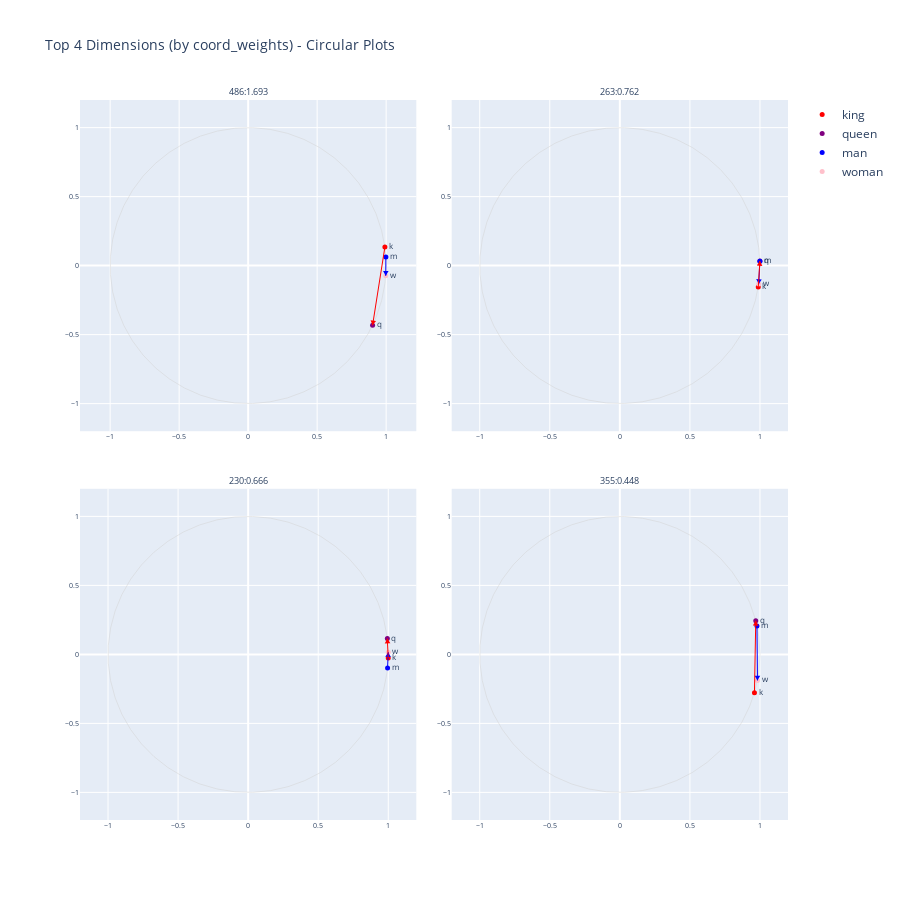

Here is the notebook cell this chart was saved with:
### Code cell
# Plot top k dimensions (by coord_weights) in a square grid

# Choose k as a perfect square (e.g., 9 = 3x3, 16 = 4x4, 25 = 5x5)
k = 4
grid_size = int(math.sqrt(k))

# Get top k dimensions sorted by coord_weights
coord_weights_cpu = T.coord_weights.detach().cpu().numpy()
top_k_indices = np.argsort(coord_weights_cpu)[-k:][::-1]  # descending order

words = ['king', 'queen', 'man', 'woman']
colors = {'king': 'red', 'queen': 'purple', 'man': 'blue', 'woman': 'pink'}

# Create subplots with shorter titles (dimension index and weight)
fig = make_subplots(
    rows=grid_size, cols=grid_size,
    subplot_titles=[f'{idx}:{coord_weights_cpu[idx]:.3f}' for idx in top_k_indices],  # Dim:weight format
    specs=[[{'type': 'scatter'} for _ in range(grid_size)] for _ in range(grid_size)],
    horizontal_spacing=0.05,
    vertical_spacing=0.08
)

# For each top dimension
for plot_idx, dim_idx in enumerate(top_k_indices):
    row = plot_idx // grid_size + 1
    col = plot_idx % grid_size + 1
    
    # Get values for this dimension
    values = {}
    for word in words:
        vec = T.word2ivec[word] if word in T.word2ivec else r.word2ivec[word]
        values[word] = vec[dim_idx].item()
    
    # Map to angles: angle = π * (value + 1)
    angles = {word: np.pi * val for word, val in values.items()}
    x_coords = {word: np.cos(angle) for word, angle in angles.items()}
    y_coords = {word: np.sin(angle) for word, angle in angles.items()}
    
    # Draw circle outline
    theta_circle = np.linspace(0, 2*np.pi, 50)
    x_circle = np.cos(theta_circle)
    y_circle = np.sin(theta_circle)
    fig.add_trace(
        go.Scatter(x=x_circle, y=y_circle, mode='lines',
                  line=dict(color='lightgray', width=0.5), showlegend=False),
        row=row, col=col
    )
    
    # Plot each word
    for word in words:
        fig.add_trace(
            go.Scatter(
                x=[x_coords[word]], y=[y_coords[word]],
                mode='markers+text',
                marker=dict(size=5, color=colors[word]),  # Smaller markers
                text=[word[0]],  # Just first letter to save space
                textposition='middle right',
                textfont=dict(size=8),  # Smaller text
                name=word if plot_idx == 0 else '',  # Only show legend for first subplot
                showlegend=(plot_idx == 0),
                hovertemplate=f'{word}<br>Dim {dim_idx}<br>Value: {values[word]:.4f}<extra></extra>'
            ),
            row=row, col=col
        )
    
    # Draw vectors: man->woman and king->queen as lines with arrowheads
    # Calculate arrow direction for proper arrowhead placement
    def add_arrow(fig, x0, y0, x1, y1, color, row, col):
        # Draw line (thinner)
        fig.add_trace(
            go.Scatter(
                x=[x0, x1], y=[y0, y1],
                mode='lines',
                line=dict(color=color, width=1),  # Thinner line
                showlegend=False,
                hoverinfo='skip'
            ),
            row=row, col=col
        )
        # Add arrowhead as a small triangle at the end (smaller)
        # Calculate angle
        angle = np.arctan2(y1 - y0, x1 - x0)
        arrow_size = 0.04  # Smaller arrowhead
        # Arrowhead triangle points
        arrow_x = [x1, x1 - arrow_size * np.cos(angle - np.pi/6), 
                   x1 - arrow_size * np.cos(angle + np.pi/6), x1]
        arrow_y = [y1, y1 - arrow_size * np.sin(angle - np.pi/6),
                   y1 - arrow_size * np.sin(angle + np.pi/6), y1]
        fig.add_trace(
            go.Scatter(
                x=arrow_x, y=arrow_y,
                mode='lines',
                fill='toself',
                fillcolor=color,
                line=dict(color=color, width=0),
                showlegend=False,
                hoverinfo='skip'
            ),
            row=row, col=col
        )
    
    # man -> woman (blue)
    add_arrow(fig, x_coords['man'], y_coords['man'], 
              x_coords['woman'], y_coords['woman'], 'blue', row, col)
    # king -> queen (red)
    add_arrow(fig, x_coords['king'], y_coords['king'],
              x_coords['queen'], y_coords['queen'], 'red', row, col)

# Update layout
fig.update_layout(
    title=f'Top {k} Dimensions (by coord_weights) - Circular Plots',
    height=900,
    width=900,
    showlegend=True,
    title_font_size=14
)

# Set ranges and fix aspect ratio for all subplots (make circles circular!)
# For plotly subplots, match y-axis to x-axis with scaleanchor='x' and scaleratio=1
for row in range(1, grid_size + 1):
    for col in range(1, grid_size + 1):
        fig.update_xaxes(
            range=[-1.2, 1.2], 
            row=row, col=col,
            title_font_size=8,
            tickfont_size=7
        )
        # Scale y-axis to match x-axis for square aspect ratio (circular circles!)
        fig.update_yaxes(
            range=[-1.2, 1.2], 
            row=row, col=col,
            scaleanchor='x',  # Reference the x-axis of the same subplot
            scaleratio=1,     # 1:1 aspect ratio
            title_font_size=8,
            tickfont_size=7
        )

# Update subplot title font size
for annotation in fig.layout.annotations:
    annotation.font.size = 9

fig.show()

print(f"Top {k} dimensions (sorted by coord_weights):")
for i, dim_idx in enumerate(top_k_indices):
    print(f"  {i+1:2d}. Dim {dim_idx:3d}: weight = {coord_weights_cpu[dim_idx]:.6f}")

### Figure 1 — Plotly figure (JSON) as saved in the notebook; plotly's stock layout.template omitted (floating-point values rounded to 4 significant figures)
{"data": [{"line": {"color": "lightgray", "width": 0.5}, "mode": "lines", "showlegend": false, "type": "scatter", "x": [1.0, 0.9918, 0.9673, 0.9269, 0.8713, 0.8014, 0.7183, 0.6235, 0.5184, 0.4048, 0.2845, 0.1596, 0.03205, -0.09602, -0.2225, -0.3454, -0.4625, -0.5721, -0.6723, -0.7614, -0.8381, -0.901, -0.9491, -0.9816, -0.9979, -0.9979, -0.9816, -0.9491, -0.901, -0.8381, -0.7614, -0.6723, -0.5721, -0.4625, -0.3454, -0.2225, -0.09602, 0.03205, 0.1596, 0.2845, 0.4048, 0.5184, 0.6235, 0.7183, 0.8014, 0.8713, 0.9269, 0.9673, 0.9918, 1.0], "xaxis": "x", "y": [0.0, 0.1279, 0.2537, 0.3753, 0.4907, 0.5981, 0.6957, 0.7818, 0.8551, 0.9144, 0.9587, 0.9872, 0.9995, 0.9954, 0.9749, 0.9385, 0.8866, 0.8202, 0.7403, 0.6482, 0.5455, 0.4339, 0.3151, 0.1912, 0.06407, -0.06407, -0.1912, -0.3151, -0.4339, -0.5455, -0.6482, -0.7403, -0.8202, -0.8866, -0.9385, -0.9749, -0.9954, -0.9995, -0.9872, -0.9587, -0.9144, -0.8551, -0.7818, -0.6957, -0.5981, -0.4907, -0.3753, -0.2537, -0.1279, -2.449e-16], "yaxis": "y"}, {"hovertemplate": "king<br>Dim 486<br>Value: 0.0429<extra></extra>", "marker": {"color": "red", "size": 5}, "mode": "markers+text", "name": "king", "showlegend": true, "text": ["k"], "textfont": {"size": 8}, "textposition": "middle right", "type": "scatter", "x": [0.9909], "xaxis": "x", "y": [0.1343], "yaxis": "y"}, {"hovertemplate": "queen<br>Dim 486<br>Value: -0.1424<extra></extra>", "marker": {"color": "purple", "size": 5}, "mode": "markers+text", "name": "queen", "showlegend": true, "text": ["q"], "textfont": {"size": 8}, "textposition": "middle right", "type": "scatter", "x": [0.9016], "xaxis": "x", "y": [-0.4326], "yaxis": "y"}, {"hovertemplate": "man<br>Dim 486<br>Value: 0.0197<extra></extra>", "marker": {"color": "blue", "size": 5}, "mode": "markers+text", "name": "man", "showlegend": true, "text": ["m"], "textfont": {"size": 8}, "textposition": "middle right", "type": "scatter", "x": [0.9981], "xaxis": "x", "y": [0.06178], "yaxis": "y"}, {"hovertemplate": "woman<br>Dim 486<br>Value: -0.0236<extra></extra>", "marker": {"color": "pink", "size": 5}, "mode": "markers+text", "name": "woman", "showlegend": true, "text": ["w"], "textfont": {"size": 8}, "textposition": "middle right", "type": "scatter", "x": [0.9972], "xaxis": "x", "y": [-0.07422], "yaxis": "y"}, {"hoverinfo": "skip", "line": {"color": "blue", "width": 1}, "mode": "lines", "showlegend": false, "type": "scatter", "x": [0.9981, 0.9972], "xaxis": "x", "y": [0.06178, -0.07422], "yaxis": "y"}, {"fill": "toself", "fillcolor": "blue", "hoverinfo": "skip", "line": {"color": "blue", "width": 0}, "mode": "lines", "showlegend": false, "type": "scatter", "x": [0.9972, 1.017, 0.9775, 0.9972], "xaxis": "x", "y": [-0.07422, -0.03971, -0.03946, -0.07422], "yaxis": "y"}, {"hoverinfo": "skip", "line": {"color": "red", "width": 1}, "mode": "lines", "showlegend": false, "type": "scatter", "x": [0.9909, 0.9016], "xaxis": "x", "y": [0.1343, -0.4326], "yaxis": "y"}, {"fill": "toself", "fillcolor": "red", "hoverinfo": "skip", "line": {"color": "red", "width": 0}, "mode": "lines", "showlegend": false, "type": "scatter", "x": [0.9016, 0.9267, 0.8872, 0.9016], "xaxis": "x", "y": [-0.4326, -0.4015, -0.3953, -0.4326], "yaxis": "y"}, {"line": {"color": "lightgray", "width": 0.5}, "mode": "lines", "showlegend": false, "type": "scatter", "x": [1.0, 0.9918, 0.9673, 0.9269, 0.8713, 0.8014, 0.7183, 0.6235, 0.5184, 0.4048, 0.2845, 0.1596, 0.03205, -0.09602, -0.2225, -0.3454, -0.4625, -0.5721, -0.6723, -0.7614, -0.8381, -0.901, -0.9491, -0.9816, -0.9979, -0.9979, -0.9816, -0.9491, -0.901, -0.8381, -0.7614, -0.6723, -0.5721, -0.4625, -0.3454, -0.2225, -0.09602, 0.03205, 0.1596, 0.2845, 0.4048, 0.5184, 0.6235, 0.7183, 0.8014, 0.8713, 0.9269, 0.9673, 0.9918, 1.0], "xaxis": "x2", "y": [0.0, 0.1279, 0.2537, 0.3753, 0.4907, 0.5981, 0.6957, 0.7818, 0.8551, 0.9144, 0.9587, 0.9872, 0.9995, 0.9954, 0.9749, 0.9385, 0.8866, 0.8202, 0.7403, 0.6482, 0.5455, 0.4339, 0.3151, 0.1912, 0.06407, -0.06407, -0.1912, -0.3151, -0.4339, -0.5455, -0.6482, -0.7403, -0.8202, -0.8866, -0.9385, -0.9749, -0.9954, -0.9995, -0.9872, -0.9587, -0.9144, -0.8551, -0.7818, -0.6957, -0.5981, -0.4907, -0.3753, -0.2537, -0.1279, -2.449e-16], "yaxis": "y2"}, {"hovertemplate": "king<br>Dim 263<br>Value: -0.0495<extra></extra>", "marker": {"color": "red", "size": 5}, "mode": "markers+text", "name": "", "showlegend": false, "text": ["k"], "textfont": {"size": 8}, "textposition": "middle right", "type": "scatter", "x": [0.9879], "xaxis": "x2", "y": [-0.155], "yaxis": "y2"}, {"hovertemplate": "queen<br>Dim 263<br>Value: 0.0106<extra></extra>", "marker": {"color": "purple", "size": 5}, "mode": "markers+text", "name": "", "showlegend": false, "text": ["q"], "textfont": {"size": 8}, "textposition": "middle right", "type": "scatter", "x": [0.9994], "xaxis": "x2", "y": [0.03343], "yaxis": "y2"}, {"hovertemplate": "man<br>Dim 263<br>Value: 0.0102<extra></extra>", "marker": {"color": "blue", "size": 5}, "mode": "markers+text", "name": "", "showlegend": false, "text": ["m"], "textfont": {"size": 8}, "textposition": "middle right", "type": "scatter", "x": [0.9995], "xaxis": "x2", "y": [0.03196], "yaxis": "y2"}, {"hovertemplate": "woman<br>Dim 263<br>Value: -0.0426<extra></extra>", "marker": {"color": "pink", "size": 5}, "mode": "markers+text", "name": "", "showlegend": false, "text": ["w"], "textfont": {"size": 8}, "textposition": "middle right", "type": "scatter", "x": [0.9911], "xaxis": "x2", "y": [-0.1334], "yaxis": "y2"}, {"hoverinfo": "skip", "line": {"color": "blue", "width": 1}, "mode": "lines", "showlegend": false, "type": "scatter", "x": [0.9995, 0.9911], "xaxis": "x2", "y": [0.03196, -0.1334], "yaxis": "y2"}, {"fill": "toself", "fillcolor": "blue", "hoverinfo": "skip", "line": {"color": "blue", "width": 0}, "mode": "lines", "showlegend": false, "type": "scatter", "x": [0.9911, 1.013, 0.9728, 0.9911], "xaxis": "x2", "y": [-0.1334, -0.09985, -0.09781, -0.1334], "yaxis": "y2"}, {"hoverinfo": "skip", "line": {"color": "red", "width": 1}, "mode": "lines", "showlegend": false, "type": "scatter", "x": [0.9879, 0.9994], "xaxis": "x2", "y": [-0.155, 0.03343], "yaxis": "y2"}, {"fill": "toself", "fillcolor": "red", "hoverinfo": "skip", "line": {"color": "red", "width": 0}, "mode": "lines", "showlegend": false, "type": "scatter", "x": [0.9994, 0.9774, 1.017, 0.9994], "xaxis": "x2", "y": [0.03343, 7.467e-05, -0.002368, 0.03343], "yaxis": "y2"}, {"line": {"color": "lightgray", "width": 0.5}, "mode": "lines", "showlegend": false, "type": "scatter", "x": [1.0, 0.9918, 0.9673, 0.9269, 0.8713, 0.8014, 0.7183, 0.6235, 0.5184, 0.4048, 0.2845, 0.1596, 0.03205, -0.09602, -0.2225, -0.3454, -0.4625, -0.5721, -0.6723, -0.7614, -0.8381, -0.901, -0.9491, -0.9816, -0.9979, -0.9979, -0.9816, -0.9491, -0.901, -0.8381, -0.7614, -0.6723, -0.5721, -0.4625, -0.3454, -0.2225, -0.09602, 0.03205, 0.1596, 0.2845, 0.4048, 0.5184, 0.6235, 0.7183, 0.8014, 0.8713, 0.9269, 0.9673, 0.9918, 1.0], "xaxis": "x3", "y": [0.0, 0.1279, 0.2537, 0.3753, 0.4907, 0.5981, 0.6957, 0.7818, 0.8551, 0.9144, 0.9587, 0.9872, 0.9995, 0.9954, 0.9749, 0.9385, 0.8866, 0.8202, 0.7403, 0.6482, 0.5455, 0.4339, 0.3151, 0.1912, 0.06407, -0.06407, -0.1912, -0.3151, -0.4339, -0.5455, -0.6482, -0.7403, -0.8202, -0.8866, -0.9385, -0.9749, -0.9954, -0.9995, -0.9872, -0.9587, -0.9144, -0.8551, -0.7818, -0.6957, -0.5981, -0.4907, -0.3753, -0.2537, -0.1279, -2.449e-16], "yaxis": "y3"}, {"hovertemplate": "king<br>Dim 230<br>Value: -0.0084<extra></extra>", "marker": {"color": "red", "size": 5}, "mode": "markers+text", "name": "", "showlegend": false, "text": ["k"], "textfont": {"size": 8}, "textposition": "middle right", "type": "scatter", "x": [0.9996], "xaxis": "x3", "y": [-0.02652], "yaxis": "y3"}, {"hovertemplate": "queen<br>Dim 230<br>Value: 0.0365<extra></extra>", "marker": {"color": "purple", "size": 5}, "mode": "markers+text", "name": "", "showlegend": false, "text": ["q"], "textfont": {"size": 8}, "textposition": "middle right", "type": "scatter", "x": [0.9934], "xaxis": "x3", "y": [0.1145], "yaxis": "y3"}, {"hovertemplate": "man<br>Dim 230<br>Value: -0.0316<extra></extra>", "marker": {"color": "blue", "size": 5}, "mode": "markers+text", "name": "", "showlegend": false, "text": ["m"], "textfont": {"size": 8}, "textposition": "middle right", "type": "scatter", "x": [0.9951], "xaxis": "x3", "y": [-0.09911], "yaxis": "y3"}, {"hovertemplate": "woman<br>Dim 230<br>Value: 0.0052<extra></extra>", "marker": {"color": "pink", "size": 5}, "mode": "markers+text", "name": "", "showlegend": false, "text": ["w"], "textfont": {"size": 8}, "textposition": "middle right", "type": "scatter", "x": [0.9999], "xaxis": "x3", "y": [0.0163], "yaxis": "y3"}, {"hoverinfo": "skip", "line": {"color": "blue", "width": 1}, "mode": "lines", "showlegend": false, "type": "scatter", "x": [0.9951, 0.9999], "xaxis": "x3", "y": [-0.09911, 0.0163], "yaxis": "y3"}, {"fill": "toself", "fillcolor": "blue", "hoverinfo": "skip", "line": {"color": "blue", "width": 0}, "mode": "lines", "showlegend": false, "type": "scatter", "x": [0.9999, 0.9784, 1.018, 0.9999], "xaxis": "x3", "y": [0.0163, -0.01749, -0.01914, 0.0163], "yaxis": "y3"}, {"hoverinfo": "skip", "line": {"color": "red", "width": 1}, "mode": "lines", "showlegend": false, "type": "scatter", "x": [0.9996, 0.9934], "xaxis": "x3", "y": [-0.02652, 0.1145], "yaxis": "y3"}, {"fill": "toself", "fillcolor": "red", "hoverinfo": "skip", "line": {"color": "red", "width": 0}, "mode": "lines", "showlegend": false, "type": "scatter", "x": [0.9934, 0.975, 1.015, 0.9934], "xaxis": "x3", "y": [0.1145, 0.07899, 0.08075, 0.1145], "yaxis": "y3"}, {"line": {"color": "lightgray", "width": 0.5}, "mode": "lines", "showlegend": false, "type": "scatter", "x": [1.0, 0.9918, 0.9673, 0.9269, 0.8713, 0.8014, 0.7183, 0.6235, 0.5184, 0.4048, 0.2845, 0.1596, 0.03205, -0.09602, -0.2225, -0.3454, -0.4625, -0.5721, -0.6723, -0.7614, -0.8381, -0.901, -0.9491, -0.9816, -0.9979, -0.9979, -0.9816, -0.9491, -0.901, -0.8381, -0.7614, -0.6723, -0.5721, -0.4625, -0.3454, -0.2225, -0.09602, 0.03205, 0.1596, 0.2845, 0.4048, 0.5184, 0.6235, 0.7183, 0.8014, 0.8713, 0.9269, 0.9673, 0.9918, 1.0], "xaxis": "x4", "y": [0.0, 0.1279, 0.2537, 0.3753, 0.4907, 0.5981, 0.6957, 0.7818, 0.8551, 0.9144, 0.9587, 0.9872, 0.9995, 0.9954, 0.9749, 0.9385, 0.8866, 0.8202, 0.7403, 0.6482, 0.5455, 0.4339, 0.3151, 0.1912, 0.06407, -0.06407, -0.1912, -0.3151, -0.4339, -0.5455, -0.6482, -0.7403, -0.8202, -0.8866, -0.9385, -0.9749, -0.9954, -0.9995, -0.9872, -0.9587, -0.9144, -0.8551, -0.7818, -0.6957, -0.5981, -0.4907, -0.3753, -0.2537, -0.1279, -2.449e-16], "yaxis": "y4"}, {"hovertemplate": "king<br>Dim 355<br>Value: -0.0897<extra></extra>", "marker": {"color": "red", "size": 5}, "mode": "markers+text", "name": "", "showlegend": false, "text": ["k"], "textfont": {"size": 8}, "textposition": "middle right", "type": "scatter", "x": [0.9606], "xaxis": "x4", "y": [-0.278], "yaxis": "y4"}, {"hovertemplate": "queen<br>Dim 355<br>Value: 0.0783<extra></extra>", "marker": {"color": "purple", "size": 5}, "mode": "markers+text", "name": "", "showlegend": false, "text": ["q"], "textfont": {"size": 8}, "textposition": "middle right", "type": "scatter", "x": [0.9699], "xaxis": "x4", "y": [0.2434], "yaxis": "y4"}, {"hovertemplate": "man<br>Dim 355<br>Value: 0.0661<extra></extra>", "marker": {"color": "blue", "size": 5}, "mode": "markers+text", "name": "", "showlegend": false, "text": ["m"], "textfont": {"size": 8}, "textposition": "middle right", "type": "scatter", "x": [0.9785], "xaxis": "x4", "y": [0.2062], "yaxis": "y4"}, {"hovertemplate": "woman<br>Dim 355<br>Value: -0.0605<extra></extra>", "marker": {"color": "pink", "size": 5}, "mode": "markers+text", "name": "", "showlegend": false, "text": ["w"], "textfont": {"size": 8}, "textposition": "middle right", "type": "scatter", "x": [0.982], "xaxis": "x4", "y": [-0.1888], "yaxis": "y4"}, {"hoverinfo": "skip", "line": {"color": "blue", "width": 1}, "mode": "lines", "showlegend": false, "type": "scatter", "x": [0.9785, 0.982], "xaxis": "x4", "y": [0.2062, -0.1888], "yaxis": "y4"}, {"fill": "toself", "fillcolor": "blue", "hoverinfo": "skip", "line": {"color": "blue", "width": 0}, "mode": "lines", "showlegend": false, "type": "scatter", "x": [0.982, 1.002, 0.9617, 0.982], "xaxis": "x4", "y": [-0.1888, -0.154, -0.1543, -0.1888], "yaxis": "y4"}, {"hoverinfo": "skip", "line": {"color": "red", "width": 1}, "mode": "lines", "showlegend": false, "type": "scatter", "x": [0.9606, 0.9699], "xaxis": "x4", "y": [-0.278, 0.2434], "yaxis": "y4"}, {"fill": "toself", "fillcolor": "red", "hoverinfo": "skip", "line": {"color": "red", "width": 0}, "mode": "lines", "showlegend": false, "type": "scatter", "x": [0.9699, 0.9493, 0.9893, 0.9699], "xaxis": "x4", "y": [0.2434, 0.2091, 0.2084, 0.2434], "yaxis": "y4"}], "layout": {"annotations": [{"font": {"size": 9}, "showarrow": false, "text": "486:1.693", "x": 0.2375, "xanchor": "center", "xref": "paper", "y": 1, "yanchor": "bottom", "yref": "paper"}, {"font": {"size": 9}, "showarrow": false, "text": "263:0.762", "x": 0.7625, "xanchor": "center", "xref": "paper", "y": 1, "yanchor": "bottom", "yref": "paper"}, {"font": {"size": 9}, "showarrow": false, "text": "230:0.666", "x": 0.2375, "xanchor": "center", "xref": "paper", "y": 0.46, "yanchor": "bottom", "yref": "paper"}, {"font": {"size": 9}, "showarrow": false, "text": "355:0.448", "x": 0.7625, "xanchor": "center", "xref": "paper", "y": 0.46, "yanchor": "bottom", "yref": "paper"}], "height": 900, "showlegend": true, "title": {"font": {"size": 14}, "text": "Top 4 Dimensions (by coord_weights) - Circular Plots"}, "width": 900, "xaxis": {"anchor": "y", "domain": [0, 0.475], "range": [-1.2, 1.2], "tickfont": {"size": 7}, "title": {"font": {"size": 8}}}, "xaxis2": {"anchor": "y2", "domain": [0.525, 1], "range": [-1.2, 1.2], "tickfont": {"size": 7}, "title": {"font": {"size": 8}}}, "xaxis3": {"anchor": "y3", "domain": [0, 0.475], "range": [-1.2, 1.2], "tickfont": {"size": 7}, "title": {"font": {"size": 8}}}, "xaxis4": {"anchor": "y4", "domain": [0.525, 1], "range": [-1.2, 1.2], "tickfont": {"size": 7}, "title": {"font": {"size": 8}}}, "yaxis": {"anchor": "x", "domain": [0.54, 1], "range": [-1.2, 1.2], "scaleanchor": "x", "scaleratio": 1, "tickfont": {"size": 7}, "title": {"font": {"size": 8}}}, "yaxis2": {"anchor": "x2", "domain": [0.54, 1], "range": [-1.2, 1.2], "scaleanchor": "x", "scaleratio": 1, "tickfont": {"size": 7}, "title": {"font": {"size": 8}}}, "yaxis3": {"anchor": "x3", "domain": [0, 0.46], "range": [-1.2, 1.2], "scaleanchor": "x", "scaleratio": 1, "tickfont": {"size": 7}, "title": {"font": {"size": 8}}}, "yaxis4": {"anchor": "x4", "domain": [0, 0.46], "range": [-1.2, 1.2], "scaleanchor": "x", "scaleratio": 1, "tickfont": {"size": 7}, "title": {"font": {"size": 8}}}}}
